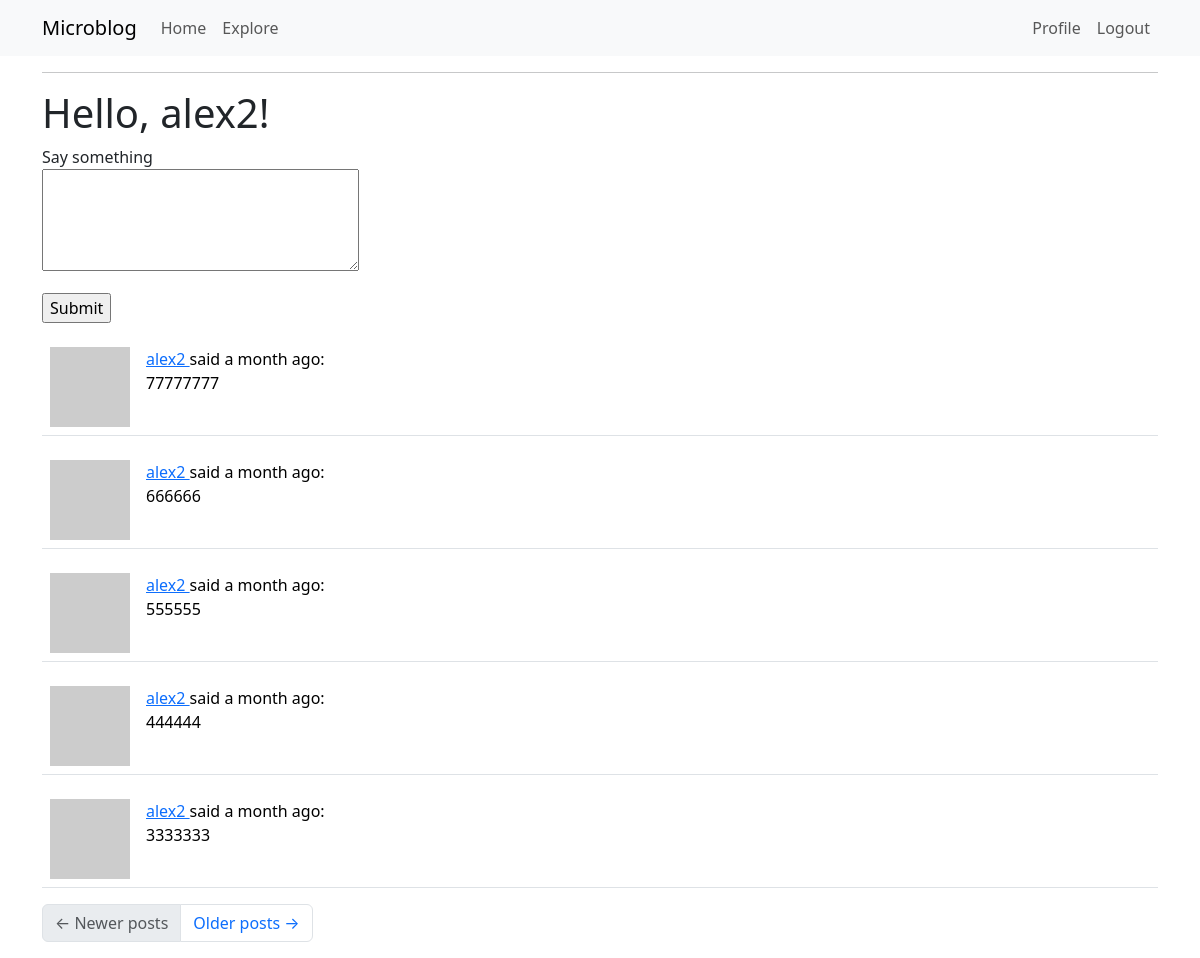
Before: /index (signed in) with the older database file.
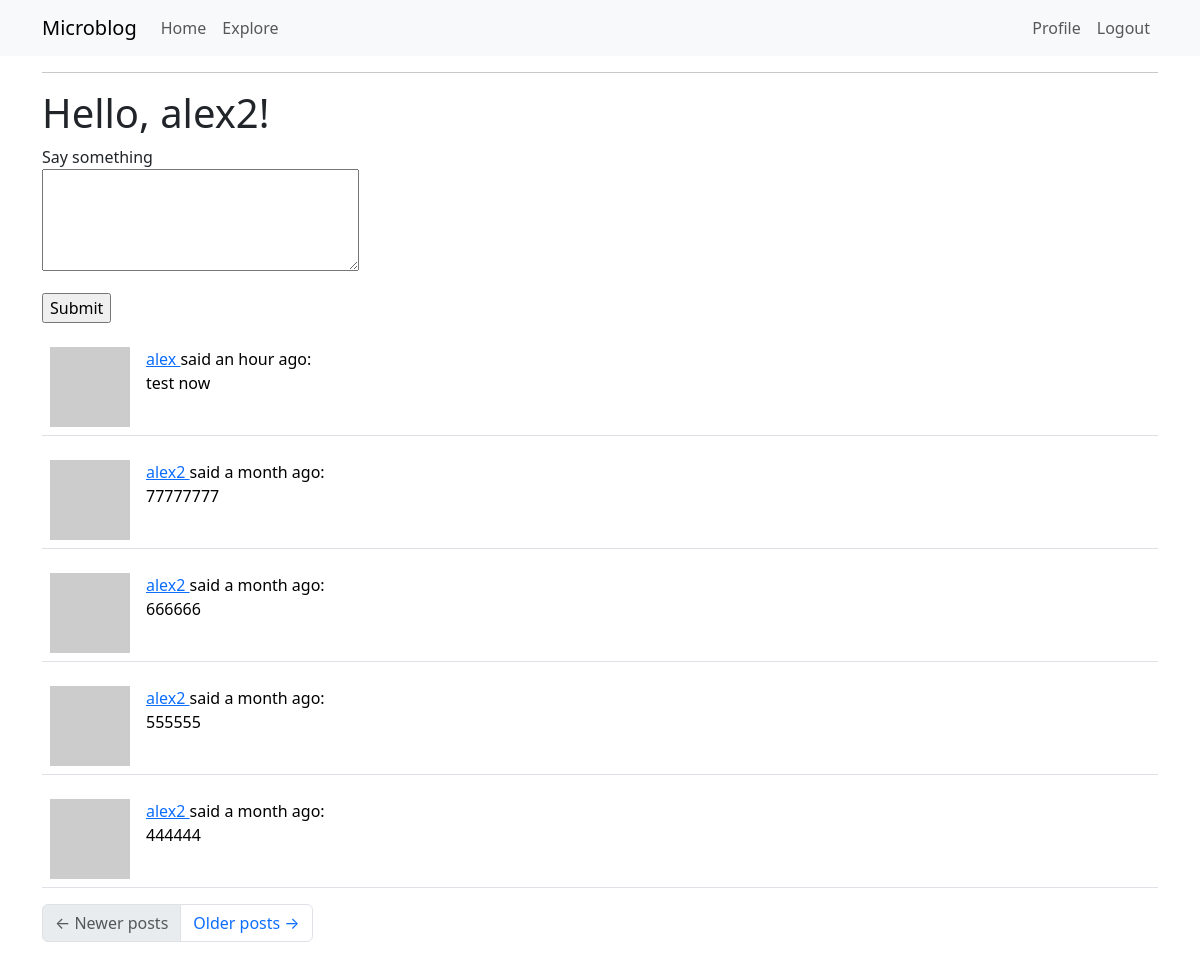
After: the same page with the newer database file.
### app/models.py (models this page shows, shortened)
class Post(db.Model):
    id = db.Column(db.Integer, primary_key=True)
    body = db.Column(db.String(140))
    timestamp = db.Column(db.DateTime, index=True, default=datetime.utcnow)
    user_id = db.Column(db.Integer, db.ForeignKey('user.id'))

class User(UserMixin, db.Model):
    id = db.Column(db.Integer, primary_key=True)
    username = db.Column(db.String(64), index=True, unique=True)
    email = db.Column(db.String(120), index=True, unique=True)
    password_hash = db.Column(db.String(128))
    posts = db.relationship('Post', backref='author', lazy='dynamic')
    about_me = db.Column(db.String(140))
    last_seen = db.Column(db.DateTime, default=datetime.utcnow)
    followed = db.relationship(
        'User', secondary=followers,
        primaryjoin=(followers.c.follower_id == id),
        secondaryjoin=(followers.c.followed_id == id),
        backref=db.backref('followers', lazy='dynamic'), lazy='dynamic')
    def followed_posts(self):
        followed = Post.query.join(
            followers, (followers.c.followed_id == Post.user_id)).filter(
                followers.c.follower_id == self.id)
        own = Post.query.filter_by(user_id=self.id)
        return followed.union(own).order_by(Post.timestamp.desc())
    def avatar(self, size):
        digest = md5(self.email.lower().encode('utf-8')).hexdigest()
        return 'https://www.gravatar.com/avatar/{}?d=identicon&s={}'.format(
            digest, size)

### app/routes.py (the view)
@app.route('/', methods=['GET', 'POST'])
@app.route('/index', methods=['GET', 'POST'])
@login_required
def index():
    form = PostForm()
    if form.validate_on_submit():
        post = Post(body=form.post.data, author=current_user)
        db.session.add(post)
        db.session.commit()
        flash('Your post is now live!')
        return redirect(url_for('index'))
    page = request.args.get('page', 1, type=int)
    posts = current_user.followed_posts().paginate(
        page=page, per_page=app.config['POSTS_PER_PAGE'], error_out=False)
    next_url = url_for('index', page=posts.next_num) \
        if posts.has_next else None
    prev_url = url_for('index', page=posts.prev_num) \
        if posts.has_prev else None
    return render_template('index.html', title = 'Home', user = current_user, form=form, posts=posts.items,
                           next_url=next_url, prev_url=prev_url)

### app/forms.py
class PostForm(FlaskForm):
    post = TextAreaField('Say something', validators=[
        DataRequired(), Length(min=1, max=140)])
    submit = SubmitField('Submit')

### app/models.py (called while the page is built)
@login.user_loader
def load_user(id):
    return User.query.get(int(id))

### app/routes.py (called while the page is built)
@app.before_request
def before_request():
    if current_user.is_authenticated:
        current_user.last_seen = datetime.utcnow()
        db.session.commit()

### app/templates/index.html (shortened to what this page needs)
{% extends "base.html" %}
{% block content %}
    <h1>Hello, {{ user.username }}!</h1>
    {% if form %}
    <form action="" method="post">
        <p>
            {{ form.post.label }}<br>
            {{ form.post(cols=32, rows=4) }}<br>
        </p>
        <p>{{ form.submit() }}</p>
    </form>
    {% endif %}
    {% for post in posts %}
        {% include '_post.html' %}
    {% endfor %}
    <nav aria-label="Post navigation">
        <ul class="pagination">
            <li class="page-item{% if not prev_url %} disabled{% endif %}">
                <a class="page-link" href="{{ prev_url }}">
                    <span aria-hidden="true">&larr;</span> Newer posts
                </a>
            </li>
            <li class="page-item{% if not next_url %} disabled{% endif %}">
                <a class="page-link" href="{{ next_url }}">
                    Older posts <span aria-hidden="true">&rarr;</span>
                </a>
            </li>
        </ul>
    </nav>
{% endblock %}

### app/templates/_post.html
    <table class="table table-hover">
        <tr>
            <td width="70px">
                <a href="{{ url_for('user', username=post.author.username) }}">
                    <img src="{{ post.author.avatar(70) }}" />
                </a>
            </td>
            <td>
                <a href="{{ url_for('user', username=post.author.username) }}">
                    {{ post.author.username }}
                </a>
                said {{ moment(post.timestamp).fromNow() }}:
                <br>
                {{ post.body }}
            </td>
        </tr>
    </table>

Changed rows visible on the page:
no longer on this page (row unchanged): Post: author.username "alex2", timestamp "a month ago", body "3333333"
added Post: author.username "alex", timestamp "an hour ago", body "test now"
